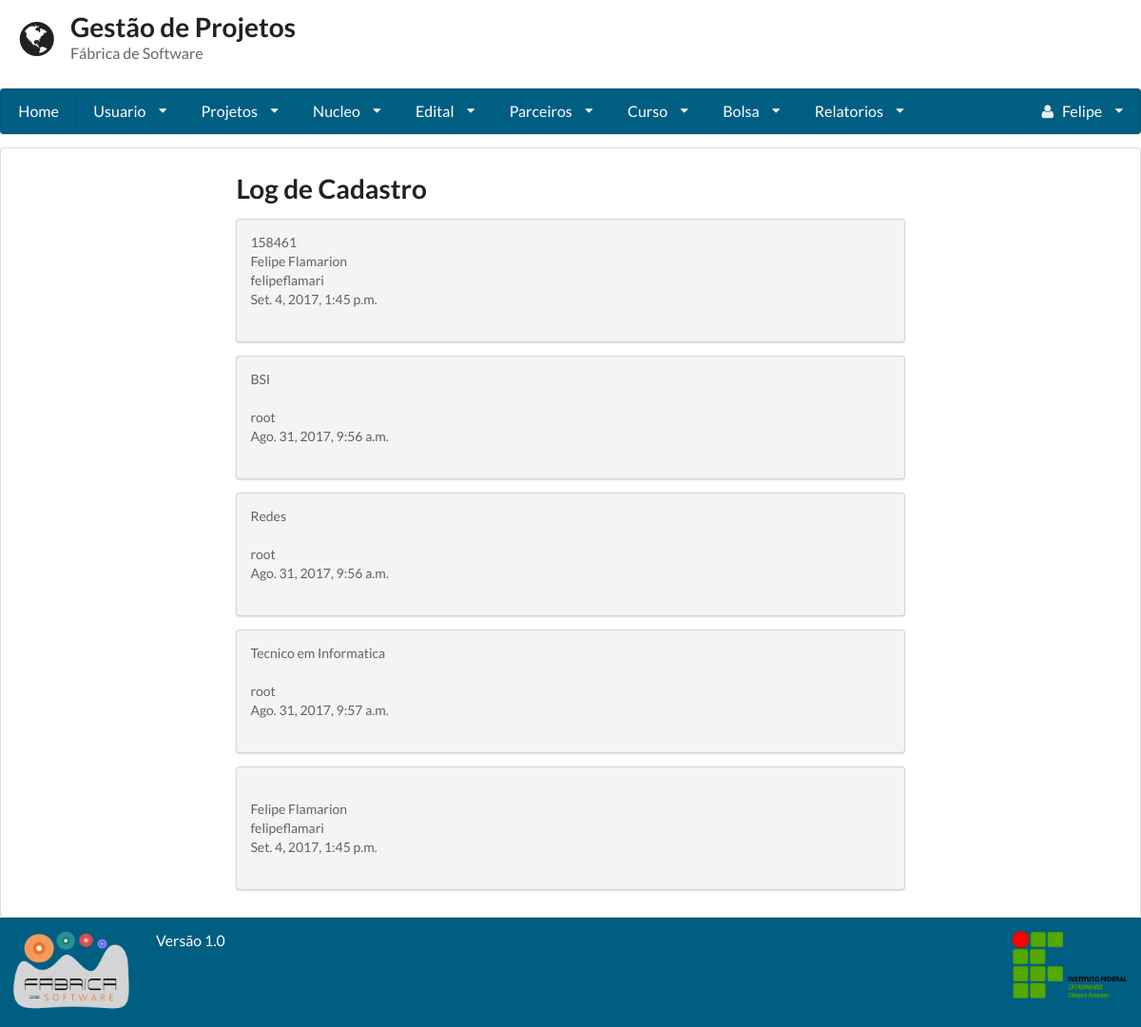
Screenshot of /log_cadastro/ (signed in) with the database file from the repository.
### gestaoapp/models/edital.py (models this page shows, shortened)
class Edital(models.Model):
    numero = models.IntegerField(unique=True)
    orgao_concedente = models.CharField(max_length=255)
    dt_inicio = models.DateField()
    dt_termino = models.DateField()
    url_edital = models.URLField(max_length=200, null=True, blank=True)
    verba = models.FloatField(null=True, blank=True)
    qtd_bolsa = models.IntegerField(null=True, blank=True)
    pdf_edital = models.FileField(null=True, blank=True)
    data_hora_cadastro = models.DateTimeField(auto_now=True)
    responsavel_cadastro = models.ForeignKey(User)

### gestaoapp/models/curso.py (models this page shows, shortened)
class Curso(models.Model):
    curso = models.CharField(max_length=255)
    data_hora_cadastro = models.DateTimeField(auto_now=True)
    responsavel_cadastro = models.ForeignKey(User)

### gestaoapp/models/bolsa.py (models this page shows, shortened)
class Bolsa(models.Model):
    codigo = models.CharField(max_length=255)
    valor = models.DecimalField(max_digits=8, decimal_places=2)
    dt_inicio = models.DateField()
    dt_termino = models.DateField()
    edital = models.ForeignKey(Edital)
    qtd_pagamento = models.IntegerField(default=0, null=True, blank=True)
    status = models.BooleanField(default=True)
    vinculos = models.ManyToManyField(Usuario, through='Vinculo', blank=True)
    data_hora_cadastro = models.DateTimeField(auto_now=True)
    responsavel_cadastro = models.ForeignKey(User, related_name= 'responsavel')
    responsavel_gerencia = models.ForeignKey(Usuario, related_name= 'responsavel_gerencia')

### gestaoapp/views/logcadastro.py (the view)
# urls.py: url(r'^log_cadastro/', LogCadastro.as_view()),
class LogCadastro(LoginRequiredMixin, View):
        template = 'relatorio/visualizar.html'
        def get(self, request):
            projeto = Projeto.objects.all()
            usuario = User.objects.all()
            nucleo = Nucleo.objects.all()
            edital = Edital.objects.all()
            curso = Curso.objects.all()
            parceiro = Parceiro.objects.all()
            bolsa = Bolsa.objects.all()
            return render(request, self.template, {'projetos': projeto, 'usuario': usuario, 'nucleos': nucleo, 'editals': edital, 'cursos': curso, 'bolsas':bolsa, 'parceiros':parceiro })

### gestaoapp/templates/relatorio/visualizar.html (shortened to what this page needs)
{% extends 'base.html' %}
{% block conteudo %}
    <h1 class="ui header">Log de Cadastro </h1>
    {% for edital in editals %}
        <div class="ui secondary segment">
            {{ edital.numero }}<br>
            {{ edital.responsavel_cadastro.first_name }} {{ edital.responsavel_cadastro.last_name }} <br>
            {{ edital.responsavel_cadastro.username }} <br>
            {{ edital.data_hora_cadastro }}<br>
            <br>
        </div>
    {% endfor %}
    {% for curso in cursos %}
        <div class="ui secondary segment">
            {{ curso.curso }}<br>
            {{ curso.responsavel_cadastro.first_name }} {{ curso.responsavel_cadastro.last_name }} <br>
            {{ curso.responsavel_cadastro.username }} <br>
            {{ curso.data_hora_cadastro }}<br>
            <br>
        </div>
    {% endfor %}
 {% for bolsa in bolsas %}
        <div class="ui secondary segment">
            {{ bolsa.curso }}<br>
            {{ bolsa.responsavel_cadastro.first_name }} {{ bolsa.responsavel_cadastro.last_name }} <br>
            {{ bolsa.responsavel_cadastro.username }} <br>
            {{ bolsa.data_hora_cadastro }}<br>
            <br>
        </div>
    {% endfor %}
{% endblock %}

### gestaoapp/templates/base.html (shortened to what this page needs)
<!doctype html>
<head>
    {% load staticfiles %}
    <link rel="stylesheet" href="{% static 'semantic-2.1/dist/semantic.css' %}"/>
    <link rel="stylesheet" href="{% static 'base.css' %}"/>
</head>
<body class="cor-fundo">
<header class="cabecalho">
    <div class="ui grid">
        <div class="row">
            <div class='twelve wide column'>
                <h1 class="ui header">
                    <i class='ui icon world'></i>
                    <div class="ui content">
                        Gestão de Projetos
                        <p class="sub header">
                            Fábrica de Software
                        </p>
                    </div>
                </h1>
            </div>
        </div>
        {% if user.is_authenticated %}
            <div class="computer only row">
                <nav class="ui large menu stackable"><a class="item" href="/home">Home</a>
                    <div class="ui dropdown item">Usuario<i class="dropdown icon"></i>
                    </div>
                    <div class="ui dropdown item">Projetos<i class="dropdown icon"></i>
                    </div>
                    <div class="ui dropdown item">Nucleo<i class="dropdown icon"></i>
                    </div>
                    <div class="ui dropdown item">Edital<i class="dropdown icon"></i>
                    </div>
                    <div class="ui dropdown item">Parceiros<i class="dropdown icon"></i>
                    </div>
                    {% if user.is_superuser %}
                        <div class="ui dropdown item">Curso<i class="dropdown icon"></i>
                        </div>
                    {% endif %}
                    {% if user.is_superuser %}
                        <div class="ui dropdown item">Bolsa<i class="dropdown icon"></i>
                        </div>
                    {% endif %}
                    {% if user.is_superuser %}
                        <div class="ui dropdown item">Relatorios<i class="dropdown icon"></i>
                        </div>
                    {% endif %}
                    <div class="ui dropdown item right floated"><i class="user icon"></i>
                        {{ request.user.first_name }} <i class="dropdown icon"></i>
                    </div>
                </nav>
            </div>
        {% endif %}
    </div>
</header>
<article class="corpo ui segment cor-conteudo">
    <div class="ui grid">
        <div class="row">
            <div class="three wide column"></div>
            <div class="ten wide column">
                {% block conteudo %}
                {% endblock %}
            </div>
        </div>
    </div>
</article>
<footer class="ui grid rodape verde_escuro">
    <div class="two wide column">
        <img class="ui small image" src="{% static 'fabrica.png' %}">
    </div>
    <div class=" twelve wide column">
        <label class="centered"> Versão 1.0 </label>
    </div>
    <div class="two wide column">
        <img class="ui small image" src="{% static 'ifc2.png' %}">
    </div>
</footer>
</body>
</html>

### static/base.css (style rules this page uses)
.ui.grid { margin: 0 !important; padding: 0 !important; }
.cabecalho { min-height: 16% !important; color: #005e83 !important; }
.cabecalho .grid { margin: 0 !important; padding: 0 !important; }
.corpo { min-height: 64.9% !important; }
.rodape { min-height: 11% !important; }
article { margin: 0 !important; }
.verde_escuro { background: #005e83 !important; color: #FFFFFF !important; }
.ui.menu { width: 100% !important; background-color: #005e83 !important; }
.ui.menu > .item { color: #FFF !important; }
label { font-size: 1.125em !important; }

### rows the page displays
Edital: numero "158461", responsavel_cadastro.first_name "Felipe", responsavel_cadastro.last_name "Flamarion", responsavel_cadastro.username "felipeflamari", data_hora_cadastro "Set. 4, 2017, 1:45 p.m."
Curso: curso "BSI", responsavel_cadastro.username "root", data_hora_cadastro "Ago. 31, 2017, 9:56 a.m."
Curso: curso "Redes", responsavel_cadastro.username "root", data_hora_cadastro "Ago. 31, 2017, 9:56 a.m."
Curso: curso "Tecnico em Informatica", responsavel_cadastro.username "root", data_hora_cadastro "Ago. 31, 2017, 9:57 a.m."
Bolsa: responsavel_cadastro.first_name "Felipe", responsavel_cadastro.last_name "Flamarion", responsavel_cadastro.username "felipeflamari", data_hora_cadastro "Set. 4, 2017, 1:45 p.m."

### other values shown
{{ request.user.first_name }} "Felipe"
